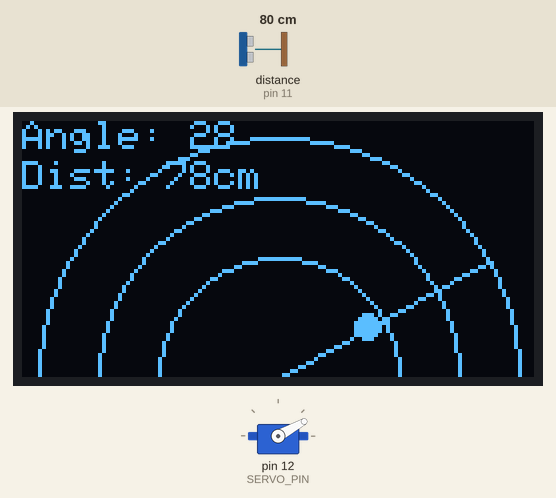
The sketch below on a simulated Arduino Uno, built with avr-gcc and run on an emulated ATmega328P. Shown: servo, 128×64 one-colour display. Wiring (inferred from the names in the program): ultrasonic range finder: trigger pin 10; echo pin 11. Inputs (shaded band) come from the test bench; at power-on: distance to the obstacle (sensor on pin 11) 80 cm. The echo pulse lasts 58.3 µs per cm.

Above: at 2.77 s.
2.8 s: distance to the obstacle (sensor on pin 11) set to 250 cm
At 2.96 s:
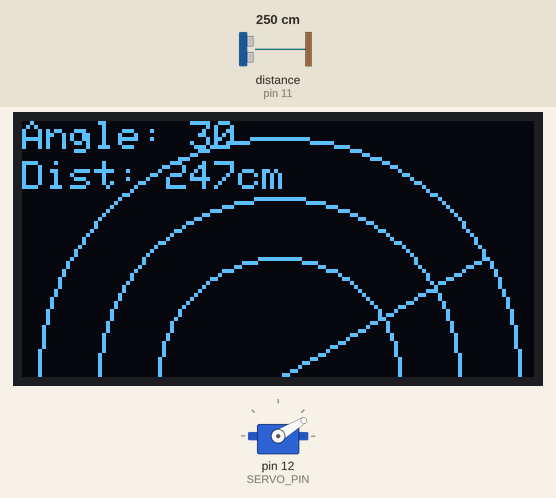
4.4 s: distance to the obstacle (sensor on pin 11) set to 2 cm
At 4.57 s:
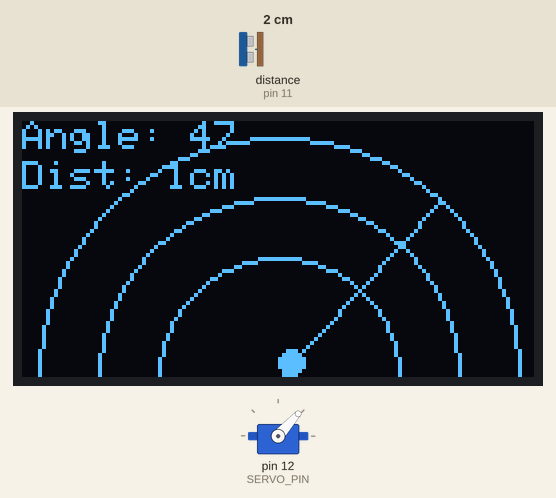
6.1 s: distance to the obstacle (sensor on pin 11) set to 299 cm
At 6.22 s:
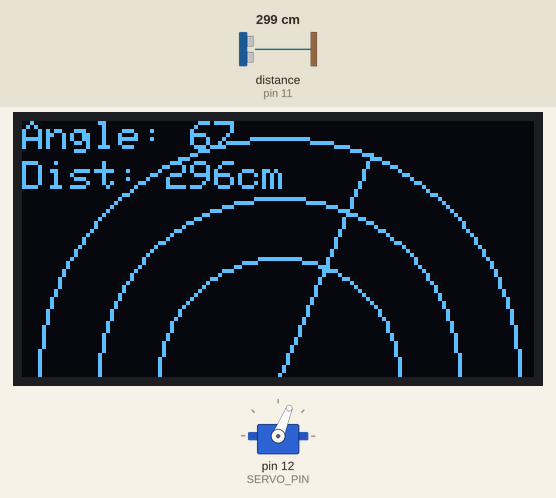
7.8 s: distance to the obstacle (sensor on pin 11) set to 4 cm
At 7.89 s:
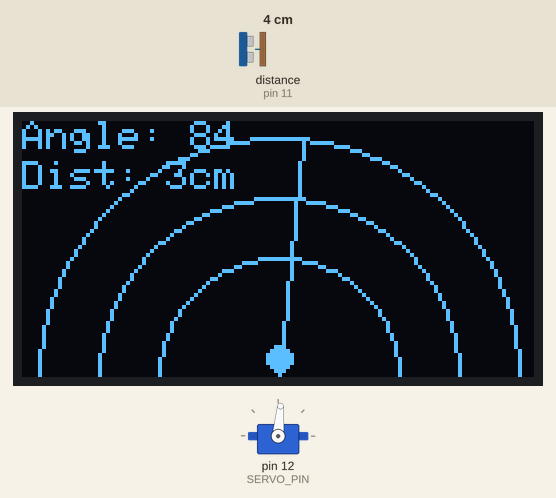
9.4 s: distance to the obstacle (sensor on pin 11) set to 203 cm
At 9.54 s:
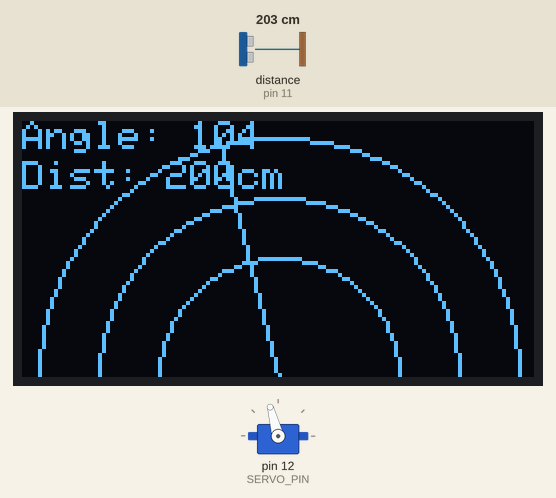
Timing chart, 0 to 17.3 s (numbered marks = the images above; inputs shaded):
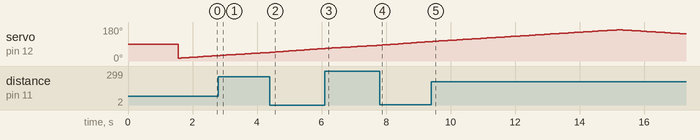

Measured:
- after the input at 2.8 s, the display: first differs from a run without the input after 0.11 s (image 1)
- after the input at 4.4 s, the display: first differs from a run without the input after 0.13 s (image 2)
- after the input at 6.1 s, the display: changes after 0.08 s (image 3)
- after the input at 7.8 s, the display: changes after 0.05 s (image 4)
- after the input at 9.4 s, the display: first differs from a run without the input after 0.10 s (image 5)
- by itself, servo on pin 12 (SERVO_PIN): rises from 103° to 165° in 5.7 s, then falls to 143° in 2.2 s

The sketch:

Radar_Arduino.ino
```cpp
#include <Servo.h>
#include <Adafruit_GFX.h>
#include <Adafruit_SSD1306.h>

#define SCREEN_WIDTH 128
#define SCREEN_HEIGHT 64
#define OLED_RESET -1

Adafruit_SSD1306 display(SCREEN_WIDTH, SCREEN_HEIGHT, &Wire, OLED_RESET);

#define TRIG_PIN 10
#define ECHO_PIN 11
#define SERVO_PIN 12

Servo radarServo;
long duration;
int distance;

void setup() {

  Serial.begin(9600);

  radarServo.attach(SERVO_PIN);

  pinMode(TRIG_PIN, OUTPUT);
  pinMode(ECHO_PIN, INPUT);

  // OLED Setup
  if (!display.begin(SSD1306_SWITCHCAPVCC, 0x3C)) {
    while (true);
  }

  display.clearDisplay();
  display.setTextSize(1);
  display.setTextColor(WHITE);
  display.setCursor(10, 30);
  display.print("Radar System Starting...");
  display.display();
  delay(1500);
}

int getDistance() {
  digitalWrite(TRIG_PIN, LOW);
  delayMicroseconds(2);

  digitalWrite(TRIG_PIN, HIGH);
  delayMicroseconds(10);
  digitalWrite(TRIG_PIN, LOW);

  duration = pulseIn(ECHO_PIN, HIGH, 30000);

  if (duration == 0) return -1;

  return (duration * 0.034 / 2);
}

void loop() {

  for (int angle = 15; angle <= 165; angle++) {
    runRadar(angle);
  }

  for (int angle = 165; angle >= 15; angle--) {
    runRadar(angle);
  }
}

void runRadar(int angle) {
  radarServo.write(angle);
  distance = getDistance();

  display.clearDisplay();

  // Radar arc
  display.drawCircle(64, 64, 60, WHITE);
  display.drawCircle(64, 64, 45, WHITE);
  display.drawCircle(64, 64, 30, WHITE);

  // Convert angle to screen coords
  float rad = radians(angle);
  int x = 64 + 60 * cos(rad);
  int y = 64 - 60 * sin(rad);

  // Sweep line
  display.drawLine(64, 64, x, y, WHITE);

  // Object dot
  if (distance > 0 && distance < 200) {
    int r = map(distance, 0, 200, 5, 60);
    int objX = 64 + r * cos(rad);
    int objY = 64 - r * sin(rad);
    display.fillCircle(objX, objY, 3, WHITE);
  }

  // Text info
  display.setCursor(0, 0);
  display.print("Angle: ");
  display.print(angle);

  display.setCursor(0, 10);
  display.print("Dist: ");
  display.print(distance);
  display.print("cm");

  display.display();
  delay(40);
}
```
